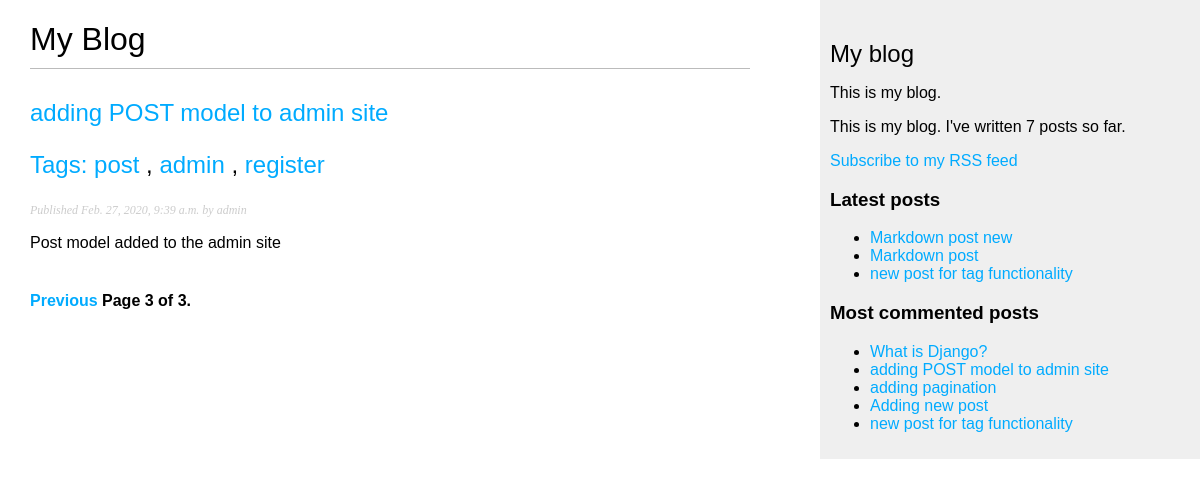
Page /blog/?page=3 on the committed database.
### blog/models.py (models this page shows, shortened)
class Post(models.Model):
    STATUS_CHOICES = (
        ('draft', 'Draft'),
        ('published', 'Published'),
    )
    title = models.CharField(max_length=250)
    slug = models.SlugField(max_length=250, unique_for_date='publish')
    author = models.ForeignKey(User, on_delete=models.CASCADE, related_name='blog_posts')
    body = models.TextField()
    publish = models.DateTimeField(default=timezone.now)
    created = models.DateTimeField(auto_now_add=True)
    updated = models.DateTimeField(auto_now=True)
    status = models.CharField(max_length=10, choices=STATUS_CHOICES, default='draft')
    objects = models.Manager() # The default manager.
    published = PublishedManager() # Our custom manager
    tags = TaggableManager()
    class Meta:
        ordering = ('-publish',)
    def get_absolute_url(self):
        return reverse('blog:post_detail',args=[self.publish.year,self.publish.month,self.publish.day,self.slug])

### blog/views.py (the view)
# urls.py: path('', views.post_list, name='post_list'),
def post_list(request, tag_slug=None):
    object_list = Post.published.all()
    tag = None
    if tag_slug:
        tag = get_object_or_404(Tag, slug=tag_slug)
        object_list = object_list.filter(tags__in=[tag])
    paginator = Paginator(object_list, 3) # 3 posts in each page
    page = request.GET.get('page')
    try:
        posts = paginator.page(page)
    except PageNotAnInteger:
        posts = paginator.page(1)
    except EmptyPage:
        posts = paginator.page(paginator.num_pages)
    return render(request,'blog/post/list.html',{'page':page,'posts': posts,'tag': tag})

### blog/models.py (called while the page is built)
    def get_queryset(self):
        return super(PublishedManager, self).get_queryset().filter(status='published')

### blog/templatetags/blog_tags.py (called while the page is built)
@register.simple_tag
def total_posts():
    return Post.published.count()

@register.inclusion_tag('blog/post/latest_posts.html')
def show_latest_posts(count=5):
    latest_posts = Post.published.order_by('-publish')[:count]
    return {'latest_posts': latest_posts}

@register.simple_tag
def get_most_commented_posts(count=5):
    return Post.published.annotate(total_comments=Count('comments')).order_by('-total_comments')[:count]

@register.filter(name='markdown')
def markdown_format(text):
    return mark_safe(markdown.markdown(text))

### blog/templates/blog/post/list.html (shortened to what this page needs)
{% extends "blog/base.html" %}
{% load blog_tags %}
{% block content %}
    <h1>My Blog</h1>
    {% for post in posts %}
        <h2>
            <a href="{{ post.get_absolute_url }}">
                {{ post.title }}
                <p class="tags">
                    Tags:
                    {% for tag in post.tags.all %}
                        <a href="{% url 'blog:post_list_by_tag' tag.slug %}">
                            {{ tag.name }}
                        </a>
                        {% if not forloop.last %}, {% endif %}
                    {% endfor %}
                </p>
            </a>
        </h2>
    <p class="date">
        Published {{ post.publish }} by {{ post.author }}
    </p>
    {{ post.body|markdown|truncatewords_html:30 }}
    {% endfor %}
    {% include "pagination.html" with page=posts %}
{% endblock %}

### blog/templates/blog/base.html (shortened to what this page needs)
{% load blog_tags %}
{% load static %}
<!DOCTYPE html>
<html>
<head>
    <link href="{% static "css/blog.css" %}" rel="stylesheet">
</head>
<body>
    <div id="content">
        {% block content %}
        {% endblock %}
    </div>
    <div id="sidebar">
        <h2>My blog</h2>
            <p>This is my blog.</p>
            <p>This is my blog. I've written {% total_posts %} posts so far.</p>
            <p><a href="{% url "blog:post_feed" %}">Subscribe to my RSS feed</a></p>
            <h3>Latest posts</h3>
            {% show_latest_posts 3 %}
        <h3>Most commented posts</h3>
        {% get_most_commented_posts as most_commented_posts %}
        <ul>
        {% for post in most_commented_posts %}
            <li>
                <a href="{{ post.get_absolute_url }}">{{ post.title }}</a>
            </li>
        {% endfor %}
        </ul>
    </div>
</body>
</html>

### blog/templates/blog/post/latest_posts.html
<ul>
{% for post in latest_posts %}
    <li>
        <a href="{{ post.get_absolute_url }}">{{ post.title }}</a>
    </li>
{% endfor %}
</ul>

### blog/static/css/blog.css (style rules this page uses)
body { margin:0; padding:0; font-family:helvetica, sans-serif; }
a { color:#00abff; text-decoration:none; }
h1 { font-weight:normal; border-bottom:1px solid #bbb; padding:0 0 10px 0; }
h2 { font-weight:normal; margin:30px 0 0; }
#content { float:left; width:60%; padding:0 0 0 30px; }
#sidebar { float:right; width:30%; padding:10px; background:#efefef; height:100%; }
p.date { color:#ccc; font-family: georgia, serif; font-size: 12px; font-style: italic; }

### rows in the picture
Post: title "adding POST model to admin site", publish "Feb. 27, 2020, 9:39 a.m.", author "admin", body "Post model added to the admin site"
Tag: name "post"
Tag: name "admin"
Tag: name "register"
Post: title "Markdown post new"
Post: title "Markdown post"
Post: title "new post for tag functionality"
Post: title "What is Django?"
Post: title "adding pagination"
Post: title "Adding new post"

### other values in the picture
{{ page.number }} "3"
{{ page.paginator.num_pages }} "3"
